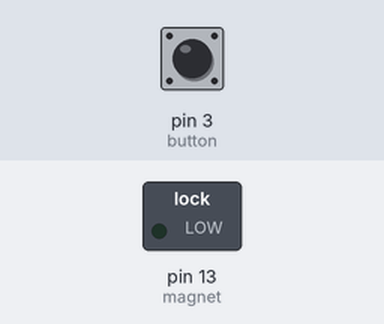
Recording of a sketch running on a simulated Arduino Uno, built with avr-gcc and run on an emulated ATmega328P. Parts: switched loads named in the sketch (green lamp = pin HIGH). The test bench sets the inputs (shaded band); at power-on: pin 3 (button) HIGH.

Above: at 1.2 s.
1.3 s: pin 3 (button) pulled LOW for 0.15 s
At 1.37 s:
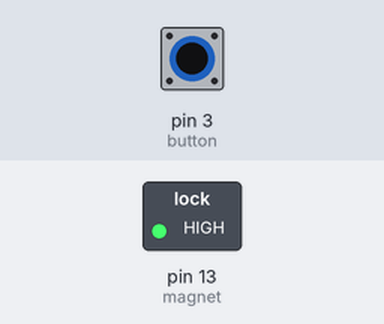
2.9 s: pin 3 (button) pulled LOW for 3.2 s
At 7.3 s:
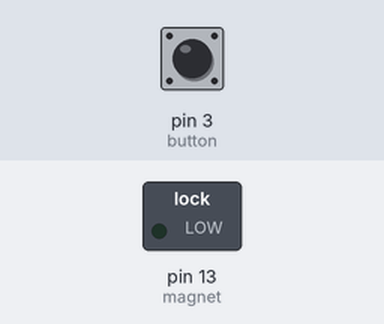
Timing chart, 0 to 8.8 s (numbered marks = the images above; inputs shaded):
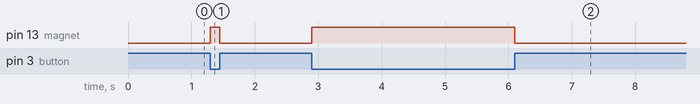

Measured:
- after the input at 1.3 s, pin 13 (magnet): LOW → HIGH at once, → LOW 0.15 s later
- after the input at 2.9 s, pin 13 (magnet): LOW → HIGH at once, → LOW 3.2 s later

The sketch:

magnet_test.ino
```cpp
int magnet = 13;
int button = 3;

void setup () {

	pinMode(magnet, OUTPUT);
	pinMode(button, INPUT_PULLUP);
}

void loop(){

  int val = digitalRead(button);
	if (val == HIGH)
		digitalWrite(magnet, LOW);
	else
		digitalWrite(magnet, HIGH);
}
```
